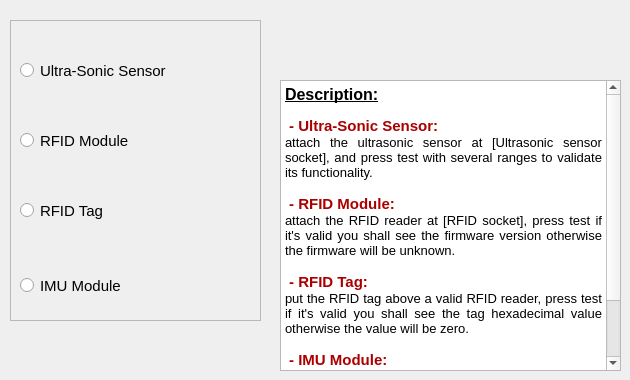
   <widget class="QWidget" name="Sensor">
    <attribute name="title">
     <string>Sensors</string>
    </attribute>
    <widget class="QFrame" name="sensors_frame">
     <property name="geometry">
      <rect>
       <x>10</x>
       <y>20</y>
       <width>251</width>
       <height>301</height>
      </rect>
     </property>
     <property name="frameShape">
      <enum>QFrame::StyledPanel</enum>
     </property>
     <property name="frameShadow">
      <enum>QFrame::Sunken</enum>
     </property>
     <widget class="QRadioButton" name="Ultrasonic">
      <property name="geometry">
       <rect>
        <x>10</x>
        <y>10</y>
        <width>241</width>
        <height>81</height>
       </rect>
      </property>
      <property name="font">
       <font>
        <pointsize>11</pointsize>
        <kerning>true</kerning>
       </font>
      </property>
      <property name="text">
       <string>Ultra-Sonic Sensor</string>
      </property>
      <property name="icon">
       <iconset resource="Resources/Resources.qrc">
        <normaloff>:/Data/Ultrasonic sensor.png</normaloff>:/Data/Ultrasonic sensor.png</iconset>
      </property>
      <property name="iconSize">
       <size>
        <width>60</width>
        <height>60</height>
       </size>
      </property>
      <property name="checkable">
       <bool>true</bool>
      </property>
      <property name="autoExclusive">
       <bool>true</bool>
      </property>
     </widget>
     <widget class="QRadioButton" name="RFID">
      <property name="geometry">
       <rect>
        <x>10</x>
        <y>100</y>
        <width>221</width>
        <height>41</height>
       </rect>
      </property>
      <property name="font">
       <font>
        <pointsize>11</pointsize>
       </font>
      </property>
      <property name="text">
       <string>RFID Module</string>
      </property>
      <property name="icon">
       <iconset resource="Resources/Resources.qrc">
        <normaloff>:/Data/RFID.jpg</normaloff>:/Data/RFID.jpg</iconset>
      </property>
      <property name="iconSize">
       <size>
        <width>60</width>
        <height>60</height>
       </size>
      </property>
      <property name="checkable">
       <bool>true</bool>
      </property>
     </widget>
     <widget class="QRadioButton" name="IMU">
      <property name="geometry">
       <rect>
        <x>10</x>
        <y>240</y>
        <width>221</width>
        <height>51</height>
       </rect>
      </property>
      <property name="font">
       <font>
        <pointsize>11</pointsize>
       </font>
      </property>
      <property name="text">
       <string>IMU Module</string>
      </property>
      <property name="icon">
       <iconset resource="Resources/Resources.qrc">
        <normaloff>:/Data/IMU.png</normaloff>:/Data/IMU.png</iconset>
      </property>
      <property name="iconSize">
       <size>
        <width>60</width>
        <height>60</height>
       </size>
      </property>
      <property name="checkable">
       <bool>true</bool>
      </property>
      <property name="autoExclusive">
       <bool>true</bool>
      </property>
     </widget>
     <widget class="QRadioButton" name="RFID_tag">
      <property name="geometry">
       <rect>
        <x>10</x>
        <y>160</y>
        <width>221</width>
        <height>61</height>
       </rect>
      </property>
      <property name="font">
       <font>
        <pointsize>11</pointsize>
       </font>
      </property>
      <property name="text">
       <string>RFID Tag</string>
      </property>
      <property name="icon">
       <iconset resource="Resources/Resources.qrc">
        <normaloff>:/Data/RFID tag.png</normaloff>:/Data/RFID tag.png</iconset>
      </property>
      <property name="iconSize">
       <size>
        <width>60</width>
        <height>60</height>
       </size>
      </property>
     </widget>
    </widget>
    <widget class="QTextEdit" name="Sensors_text">
     <property name="geometry">
      <rect>
       <x>280</x>
       <y>80</y>
       <width>341</width>
       <height>291</height>
      </rect>
     </property>
     <property name="font">
      <font>
       <pointsize>6</pointsize>
      </font>
     </property>
     <property name="documentTitle">
      <string>How to use</string>
     </property>
     <property name="readOnly">
      <bool>true</bool>
     </property>
     <property name="html">
      <string>&lt;!DOCTYPE HTML PUBLIC &quot;-//W3C//DTD HTML 4.0//EN&quot; &quot;http://www.w3.org/TR/REC-html40/strict.dtd&quot;&gt;
&lt;html&gt;&lt;head&gt;&lt;meta name=&quot;qrichtext&quot; content=&quot;1&quot; /&gt;&lt;title&gt;How to use&lt;/title&gt;&lt;style type=&quot;text/css&quot;&gt;
p, li { white-space: pre-wrap; }
&lt;/style&gt;&lt;/head&gt;&lt;body style=&quot; font-family:'MS Shell Dlg 2'; font-size:6pt; font-weight:400; font-style:normal;&quot;&gt;
&lt;p style=&quot; margin-top:0px; margin-bottom:0px; margin-left:0px; margin-right:0px; -qt-block-indent:0; text-indent:0px;&quot;&gt;&lt;span style=&quot; font-size:12pt; font-weight:696; text-decoration: underline; color:#000000;&quot;&gt;Description:&lt;/span&gt;&lt;/p&gt;
&lt;p style=&quot;-qt-paragraph-type:empty; margin-top:0px; margin-bottom:0px; margin-left:0px; margin-right:0px; -qt-block-indent:0; text-indent:0px; font-size:8.25pt;&quot;&gt;&lt;br /&gt;&lt;/p&gt;
&lt;p style=&quot; margin-top:0px; margin-bottom:0px; margin-left:0px; margin-right:0px; -qt-block-indent:0; text-indent:0px;&quot;&gt;&lt;span style=&quot; font-size:11pt; font-weight:696; color:#aa0000;&quot;&gt; - Ultra-Sonic Sensor:&lt;/span&gt;&lt;/p&gt;
&lt;p align=&quot;justify&quot; style=&quot; margin-top:0px; margin-bottom:0px; margin-left:0px; margin-right:0px; -qt-block-indent:0; text-indent:0px;&quot;&gt;&lt;span style=&quot; font-size:10pt; color:#000000;&quot;&gt;attach the ultrasonic sensor at [Ultrasonic sensor socket], and press test with several ranges to validate its functionality.&lt;/span&gt;&lt;/p&gt;
&lt;p align=&quot;justify&quot; style=&quot; margin-top:0px; margin-bottom:0px; margin-left:0px; margin-right:0px; -qt-block-indent:0; text-indent:0px;&quot;&gt;&lt;span style=&quot; font-size:10pt; color:#aa0000;&quot;&gt; &lt;/span&gt;&lt;/p&gt;
&lt;p style=&quot; margin-top:0px; margin-bottom:0px; margin-left:0px; margin-right:0px; -qt-block-indent:0; text-indent:0px;&quot;&gt;&lt;span style=&quot; font-size:11pt; font-weight:696; color:#aa0000;&quot;&gt; - RFID Module:&lt;/span&gt;&lt;/p&gt;
&lt;p align=&quot;justify&quot; style=&quot; margin-top:0px; margin-bottom:0px; margin-left:0px; margin-right:0px; -qt-block-indent:0; text-indent:0px;&quot;&gt;&lt;span style=&quot; font-size:10pt; color:#000000;&quot;&gt;attach the RFID reader at [RFID socket], press test if it's valid you shall see the firmware version otherwise the firmware will be unknown.&lt;/span&gt;&lt;/p&gt;
&lt;p align=&quot;justify&quot; style=&quot;-qt-paragraph-type:empty; margin-top:0px; margin-bottom:0px; margin-left:0px; margin-right:0px; -qt-block-indent:0; text-indent:0px; font-size:10pt; color:#aa0000;&quot;&gt;&lt;br /&gt;&lt;/p&gt;
&lt;p style=&quot; margin-top:0px; margin-bottom:0px; margin-left:0px; margin-right:0px; -qt-block-indent:0; text-indent:0px;&quot;&gt;&lt;span style=&quot; font-size:11pt; font-weight:696; color:#aa0000;&quot;&gt; - RFID Tag:&lt;/span&gt;&lt;/p&gt;
&lt;p align=&quot;justify&quot; style=&quot; margin-top:0px; margin-bottom:0px; margin-left:0px; margin-right:0px; -qt-block-indent:0; text-indent:0px;&quot;&gt;&lt;span style=&quot; font-size:10pt; color:#000000;&quot;&gt;put the RFID tag above a valid RFID reader, press test if it's valid you shall see the tag hexadecimal value otherwise the value will be zero.&lt;/span&gt;&lt;/p&gt;
&lt;p align=&quot;justify&quot; style=&quot;-qt-paragraph-type:empty; margin-top:0px; margin-bottom:0px; margin-left:0px; margin-right:0px; -qt-block-indent:0; text-indent:0px; font-size:10pt; color:#aa0000;&quot;&gt;&lt;br /&gt;&lt;/p&gt;
&lt;p align=&quot;justify&quot; style=&quot; margin-top:0px; margin-bottom:0px; margin-left:0px; margin-right:0px; -qt-block-indent:0; text-indent:0px;&quot;&gt;&lt;span style=&quot; font-size:11pt; font-weight:696; color:#aa0000;&quot;&gt; - IMU Module:&lt;/span&gt;&lt;/p&gt;
&lt;p align=&quot;justify&quot; style=&quot; margin-top:0px; margin-bottom:0px; margin-left:0px; margin-right:0px; -qt-block-indent:0; text-indent:0px;&quot;&gt;&lt;span style=&quot; font-size:10pt; color:#000000;&quot;&gt;attach the IMU Module at [LCD socket], press test without shaking the IMU sensor for once, and press test with shaking it for another.&lt;/span&gt;&lt;/p&gt;
&lt;p align=&quot;justify&quot; style=&quot; margin-top:0px; margin-bottom:0px; margin-left:0px; margin-right:0px; -qt-block-indent:0; text-indent:0px;&quot;&gt;&lt;span style=&quot; font-size:10pt; color:#000000;&quot;&gt;without shaking:  0 values.&lt;/span&gt;&lt;/p&gt;
&lt;p align=&quot;justify&quot; style=&quot; margin-top:0px; margin-bottom:0px; margin-left:0px; margin-right:0px; -qt-block-indent:0; text-indent:0px;&quot;&gt;&lt;span style=&quot; font-size:10pt; color:#000000;&quot;&gt;with shaking: 0 &amp;lt; Values.&lt;/span&gt;&lt;/p&gt;&lt;/body&gt;&lt;/html&gt;</string>
     </property>
    </widget>
   </widget>
